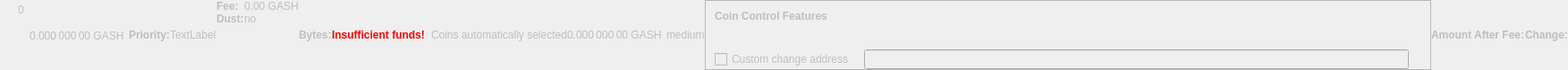
    <widget class="QWidget" name="dummyHideWidget" native="true">
     <property name="enabled">
      <bool>false</bool>
     </property>
     <property name="maximumSize">
      <size>
       <width>100</width>
       <height>22</height>
      </size>
     </property>
     <layout class="QHBoxLayout" name="dummyHideLayout">
      <property name="spacing">
       <number>0</number>
      </property>
      <property name="leftMargin">
       <number>0</number>
      </property>
      <property name="topMargin">
       <number>0</number>
      </property>
      <property name="rightMargin">
       <number>0</number>
      </property>
      <property name="bottomMargin">
       <number>0</number>
      </property>
      <item>
       <layout class="QFormLayout" name="formLayoutCoinControl1">
        <property name="horizontalSpacing">
         <number>10</number>
        </property>
        <property name="verticalSpacing">
         <number>14</number>
        </property>
        <property name="leftMargin">
         <number>10</number>
        </property>
        <property name="topMargin">
         <number>4</number>
        </property>
        <property name="rightMargin">
         <number>6</number>
        </property>
        <item row="0" column="1">
         <widget class="QLabel" name="labelCoinControlBytes">
          <property name="cursor">
           <cursorShape>IBeamCursor</cursorShape>
          </property>
          <property name="contextMenuPolicy">
           <enum>Qt::ActionsContextMenu</enum>
          </property>
          <property name="text">
           <string notr="true">0</string>
          </property>
          <property name="textInteractionFlags">
           <set>Qt::LinksAccessibleByMouse|Qt::TextSelectableByKeyboard|Qt::TextSelectableByMouse</set>
          </property>
         </widget>
        </item>
       </layout>
      </item>
      <item>
       <widget class="QLabel" name="labelCoinControlAfterFee">
        <property name="enabled">
         <bool>false</bool>
        </property>
        <property name="sizePolicy">
         <sizepolicy hsizetype="Fixed" vsizetype="Fixed">
          <horstretch>0</horstretch>
          <verstretch>0</verstretch>
         </sizepolicy>
        </property>
        <property name="minimumSize">
         <size>
          <width>111</width>
          <height>12</height>
         </size>
        </property>
        <property name="maximumSize">
         <size>
          <width>111</width>
          <height>12</height>
         </size>
        </property>
        <property name="cursor">
         <cursorShape>IBeamCursor</cursorShape>
        </property>
        <property name="contextMenuPolicy">
         <enum>Qt::ActionsContextMenu</enum>
        </property>
        <property name="text">
         <string notr="true">0.000 000 00 GASH</string>
        </property>
        <property name="textInteractionFlags">
         <set>Qt::LinksAccessibleByMouse|Qt::TextSelectableByKeyboard|Qt::TextSelectableByMouse</set>
        </property>
       </widget>
      </item>
      <item>
       <widget class="QLabel" name="labelCoinControlPriorityText">
        <property name="enabled">
         <bool>false</bool>
        </property>
        <property name="font">
         <font>
          <weight>75</weight>
          <bold>true</bold>
         </font>
        </property>
        <property name="text">
         <string>Priority:</string>
        </property>
       </widget>
      </item>
      <item>
       <layout class="QHBoxLayout" name="horizontalLayout">
        <item>
         <widget class="QLabel" name="WarningLabel">
          <property name="text">
           <string>TextLabel</string>
          </property>
         </widget>
        </item>
       </layout>
      </item>
      <item>
       <layout class="QFormLayout" name="formLayoutCoinControl3">
        <property name="horizontalSpacing">
         <number>0</number>
        </property>
        <property name="verticalSpacing">
         <number>0</number>
        </property>
        <property name="leftMargin">
         <number>0</number>
        </property>
        <property name="topMargin">
         <number>0</number>
        </property>
        <property name="rightMargin">
         <number>0</number>
        </property>
        <item row="0" column="0">
         <widget class="QLabel" name="labelCoinControlFeeText">
          <property name="enabled">
           <bool>false</bool>
          </property>
          <property name="font">
           <font>
            <weight>75</weight>
            <bold>true</bold>
           </font>
          </property>
          <property name="text">
           <string>Fee:</string>
          </property>
          <property name="margin">
           <number>0</number>
          </property>
         </widget>
        </item>
        <item row="0" column="1">
         <widget class="QLabel" name="labelCoinControlFee">
          <property name="enabled">
           <bool>false</bool>
          </property>
          <property name="cursor">
           <cursorShape>IBeamCursor</cursorShape>
          </property>
          <property name="contextMenuPolicy">
           <enum>Qt::ActionsContextMenu</enum>
          </property>
          <property name="text">
           <string notr="true">0.00 GASH</string>
          </property>
          <property name="textInteractionFlags">
           <set>Qt::LinksAccessibleByMouse|Qt::TextSelectableByKeyboard|Qt::TextSelectableByMouse</set>
          </property>
         </widget>
        </item>
        <item row="1" column="0">
         <widget class="QLabel" name="labelCoinControlLowOutputText">
          <property name="enabled">
           <bool>false</bool>
          </property>
          <property name="font">
           <font>
            <weight>75</weight>
            <bold>true</bold>
           </font>
          </property>
          <property name="text">
           <string>Dust:</string>
          </property>
         </widget>
        </item>
        <item row="1" column="1">
         <widget class="QLabel" name="labelCoinControlLowOutput">
          <property name="enabled">
           <bool>false</bool>
          </property>
          <property name="cursor">
           <cursorShape>IBeamCursor</cursorShape>
          </property>
          <property name="contextMenuPolicy">
           <enum>Qt::ActionsContextMenu</enum>
          </property>
          <property name="text">
           <string>no</string>
          </property>
          <property name="textInteractionFlags">
           <set>Qt::LinksAccessibleByMouse|Qt::TextSelectableByKeyboard|Qt::TextSelectableByMouse</set>
          </property>
         </widget>
        </item>
       </layout>
      </item>
      <item>
       <widget class="QLabel" name="labelCoinControlBytesText">
        <property name="enabled">
         <bool>false</bool>
        </property>
        <property name="font">
         <font>
          <weight>75</weight>
          <bold>true</bold>
         </font>
        </property>
        <property name="text">
         <string>Bytes:</string>
        </property>
       </widget>
      </item>
      <item>
       <layout class="QFormLayout" name="formLayoutCoinControl2">
        <property name="horizontalSpacing">
         <number>0</number>
        </property>
        <property name="verticalSpacing">
         <number>0</number>
        </property>
        <property name="leftMargin">
         <number>0</number>
        </property>
        <property name="topMargin">
         <number>0</number>
        </property>
        <property name="rightMargin">
         <number>0</number>
        </property>
       </layout>
      </item>
      <item>
       <layout class="QHBoxLayout" name="horizontalLayoutCoinControl2">
        <property name="spacing">
         <number>0</number>
        </property>
        <property name="bottomMargin">
         <number>0</number>
        </property>
       </layout>
      </item>
      <item>
       <widget class="QLabel" name="labelCoinControlInsuffFunds">
        <property name="enabled">
         <bool>false</bool>
        </property>
        <property name="minimumSize">
         <size>
          <width>0</width>
          <height>0</height>
         </size>
        </property>
        <property name="font">
         <font>
          <weight>75</weight>
          <bold>true</bold>
         </font>
        </property>
        <property name="styleSheet">
         <string notr="true">color:red;font-weight:bold;</string>
        </property>
        <property name="text">
         <string>Insufficient funds!</string>
        </property>
        <property name="margin">
         <number>5</number>
        </property>
       </widget>
      </item>
      <item>
       <layout class="QFormLayout" name="formLayoutCoinControl4">
        <property name="horizontalSpacing">
         <number>0</number>
        </property>
        <property name="verticalSpacing">
         <number>0</number>
        </property>
        <property name="leftMargin">
         <number>0</number>
        </property>
        <property name="topMargin">
         <number>0</number>
        </property>
        <property name="rightMargin">
         <number>0</number>
        </property>
       </layout>
      </item>
      <item>
       <widget class="QLabel" name="labelCoinControlChangeLabel">
        <property name="enabled">
         <bool>false</bool>
        </property>
        <property name="sizePolicy">
         <sizepolicy hsizetype="Preferred" vsizetype="Expanding">
          <horstretch>0</horstretch>
          <verstretch>0</verstretch>
         </sizepolicy>
        </property>
        <property name="minimumSize">
         <size>
          <width>0</width>
          <height>0</height>
         </size>
        </property>
        <property name="text">
         <string/>
        </property>
        <property name="margin">
         <number>3</number>
        </property>
       </widget>
      </item>
      <item>
       <widget class="QLabel" name="labelCoinControlAutomaticallySelected">
        <property name="enabled">
         <bool>false</bool>
        </property>
        <property name="sizePolicy">
         <sizepolicy hsizetype="Fixed" vsizetype="Fixed">
          <horstretch>0</horstretch>
          <verstretch>0</verstretch>
         </sizepolicy>
        </property>
        <property name="minimumSize">
         <size>
          <width>0</width>
          <height>0</height>
         </size>
        </property>
        <property name="maximumSize">
         <size>
          <width>240</width>
          <height>16777215</height>
         </size>
        </property>
        <property name="text">
         <string>Coins automatically selected</string>
        </property>
        <property name="margin">
         <number>5</number>
        </property>
       </widget>
      </item>
      <item>
       <widget class="QLabel" name="labelCoinControlChange">
        <property name="enabled">
         <bool>false</bool>
        </property>
        <property name="sizePolicy">
         <sizepolicy hsizetype="Fixed" vsizetype="Fixed">
          <horstretch>0</horstretch>
          <verstretch>0</verstretch>
         </sizepolicy>
        </property>
        <property name="minimumSize">
         <size>
          <width>111</width>
          <height>0</height>
         </size>
        </property>
        <property name="maximumSize">
         <size>
          <width>111</width>
          <height>16777215</height>
         </size>
        </property>
        <property name="cursor">
         <cursorShape>IBeamCursor</cursorShape>
        </property>
        <property name="contextMenuPolicy">
         <enum>Qt::ActionsContextMenu</enum>
        </property>
        <property name="text">
         <string notr="true">0.000 000 00 GASH</string>
        </property>
        <property name="textInteractionFlags">
         <set>Qt::LinksAccessibleByMouse|Qt::TextSelectableByKeyboard|Qt::TextSelectableByMouse</set>
        </property>
       </widget>
      </item>
      <item>
       <widget class="QLabel" name="labelCoinControlPriority">
        <property name="enabled">
         <bool>false</bool>
        </property>
        <property name="cursor">
         <cursorShape>IBeamCursor</cursorShape>
        </property>
        <property name="contextMenuPolicy">
         <enum>Qt::ActionsContextMenu</enum>
        </property>
        <property name="text">
         <string>medium</string>
        </property>
        <property name="textInteractionFlags">
         <set>Qt::LinksAccessibleByMouse|Qt::TextSelectableByKeyboard|Qt::TextSelectableByMouse</set>
        </property>
       </widget>
      </item>
      <item>
       <widget class="QFrame" name="frameCoinControl">
        <property name="sizePolicy">
         <sizepolicy hsizetype="Expanding" vsizetype="Expanding">
          <horstretch>0</horstretch>
          <verstretch>0</verstretch>
         </sizepolicy>
        </property>
        <property name="maximumSize">
         <size>
          <width>16777215</width>
          <height>16777215</height>
         </size>
        </property>
        <property name="frameShape">
         <enum>QFrame::StyledPanel</enum>
        </property>
        <property name="frameShadow">
         <enum>QFrame::Sunken</enum>
        </property>
        <layout class="QVBoxLayout" name="verticalLayoutCoinControl2_2">
         <property name="spacing">
          <number>0</number>
         </property>
         <property name="leftMargin">
          <number>0</number>
         </property>
         <property name="topMargin">
          <number>0</number>
         </property>
         <property name="rightMargin">
          <number>0</number>
         </property>
         <property name="bottomMargin">
          <number>0</number>
         </property>
         <item>
          <layout class="QVBoxLayout" name="verticalLayoutCoinControl" stretch="0,0,0,1">
           <property name="spacing">
            <number>0</number>
           </property>
           <property name="leftMargin">
            <number>10</number>
           </property>
           <property name="topMargin">
            <number>10</number>
           </property>
           <item>
            <layout class="QHBoxLayout" name="horizontalLayoutCoinControl1">
             <property name="bottomMargin">
              <number>15</number>
             </property>
             <item>
              <widget class="QLabel" name="labelCoinControlFeatures">
               <property name="enabled">
                <bool>false</bool>
               </property>
               <property name="sizePolicy">
                <sizepolicy hsizetype="Preferred" vsizetype="Maximum">
                 <horstretch>0</horstretch>
                 <verstretch>0</verstretch>
                </sizepolicy>
               </property>
               <property name="font">
                <font>
                 <weight>75</weight>
                 <bold>true</bold>
                </font>
               </property>
               <property name="styleSheet">
                <string notr="true">font-weight:bold;</string>
               </property>
               <property name="text">
                <string>Coin Control Features</string>
               </property>
              </widget>
             </item>
            </layout>
           </item>
           <item>
            <widget class="QWidget" name="widgetCoinControl" native="true">
             <property name="sizePolicy">
              <sizepolicy hsizetype="Preferred" vsizetype="Preferred">
               <horstretch>0</horstretch>
               <verstretch>0</verstretch>
              </sizepolicy>
             </property>
             <property name="minimumSize">
              <size>
               <width>0</width>
               <height>0</height>
              </size>
             </property>
             <property name="styleSheet">
              <string notr="true"/>
             </property>
             <layout class="QHBoxLayout" name="horizontalLayoutCoinControl5_2">
              <property name="leftMargin">
               <number>0</number>
              </property>
              <property name="topMargin">
               <number>0</number>
              </property>
              <property name="rightMargin">
               <number>0</number>
              </property>
              <property name="bottomMargin">
               <number>0</number>
              </property>
              <item>
               <layout class="QHBoxLayout" name="horizontalLayoutCoinControl3">
                <property name="spacing">
                 <number>20</number>
                </property>
                <property name="topMargin">
                 <number>0</number>
                </property>
                <property name="bottomMargin">
                 <number>10</number>
                </property>
               </layout>
              </item>
             </layout>
            </widget>
           </item>
           <item>
            <layout class="QHBoxLayout" name="horizontalLayoutCoinControl4" stretch="0,0,0">
             <property name="spacing">
              <number>12</number>
             </property>
             <property name="sizeConstraint">
              <enum>QLayout::SetDefaultConstraint</enum>
             </property>
             <property name="topMargin">
              <number>5</number>
             </property>
             <property name="rightMargin">
              <number>5</number>
             </property>
             <item>
              <widget class="QCheckBox" name="checkBoxCoinControlChange">
               <property name="enabled">
                <bool>false</bool>
               </property>
               <property name="toolTip">
                <string>If this is activated, but the change address is empty or invalid, change will be sent to a newly generated address.</string>
               </property>
               <property name="text">
                <string>Custom change address</string>
               </property>
              </widget>
             </item>
             <item>
              <widget class="QValidatedLineEdit" name="lineEditCoinControlChange">
               <property name="enabled">
                <bool>false</bool>
               </property>
               <property name="sizePolicy">
                <sizepolicy hsizetype="Expanding" vsizetype="Fixed">
                 <horstretch>0</horstretch>
                 <verstretch>0</verstretch>
                </sizepolicy>
               </property>
              </widget>
             </item>
             <item>
              <widget class="QLabel" name="labelCoinControlChangeLabel_2">
               <property name="sizePolicy">
                <sizepolicy hsizetype="Preferred" vsizetype="Expanding">
                 <horstretch>0</horstretch>
                 <verstretch>0</verstretch>
                </sizepolicy>
               </property>
               <property name="minimumSize">
                <size>
                 <width>0</width>
                 <height>0</height>
                </size>
               </property>
               <property name="text">
                <string/>
               </property>
               <property name="margin">
                <number>3</number>
               </property>
              </widget>
             </item>
            </layout>
           </item>
           <item>
            <spacer name="verticalSpacerCoinControl">
             <property name="orientation">
              <enum>Qt::Vertical</enum>
             </property>
             <property name="sizeHint" stdset="0">
              <size>
               <width>800</width>
               <height>1</height>
              </size>
             </property>
            </spacer>
           </item>
          </layout>
         </item>
        </layout>
       </widget>
      </item>
      <item>
       <widget class="QLabel" name="labelCoinControlAfterFeeText">
        <property name="enabled">
         <bool>false</bool>
        </property>
        <property name="minimumSize">
         <size>
          <width>0</width>
          <height>0</height>
         </size>
        </property>
        <property name="maximumSize">
         <size>
          <width>16777215</width>
          <height>16777215</height>
         </size>
        </property>
        <property name="font">
         <font>
          <weight>75</weight>
          <bold>true</bold>
         </font>
        </property>
        <property name="text">
         <string>Amount After Fee:</string>
        </property>
        <property name="alignment">
         <set>Qt::AlignLeading|Qt::AlignLeft|Qt::AlignVCenter</set>
        </property>
        <property name="margin">
         <number>0</number>
        </property>
       </widget>
      </item>
      <item>
       <widget class="QLabel" name="labelCoinControlChangeText">
        <property name="enabled">
         <bool>false</bool>
        </property>
        <property name="sizePolicy">
         <sizepolicy hsizetype="Preferred" vsizetype="Preferred">
          <horstretch>0</horstretch>
          <verstretch>0</verstretch>
         </sizepolicy>
        </property>
        <property name="minimumSize">
         <size>
          <width>0</width>
          <height>0</height>
         </size>
        </property>
        <property name="maximumSize">
         <size>
          <width>16777215</width>
          <height>16777215</height>
         </size>
        </property>
        <property name="font">
         <font>
          <weight>75</weight>
          <bold>true</bold>
         </font>
        </property>
        <property name="text">
         <string>Change:</string>
        </property>
        <property name="alignment">
         <set>Qt::AlignLeading|Qt::AlignLeft|Qt::AlignVCenter</set>
        </property>
       </widget>
      </item>
     </layout>
    </widget>
